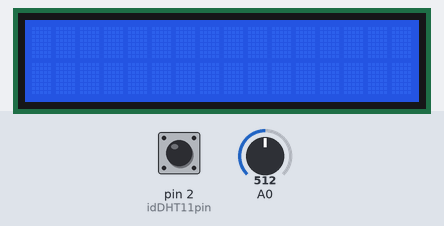
The sketch below on a simulated Arduino Uno, built with avr-gcc and run on an emulated ATmega328P. On the bench: 16×2 character LCD. Inputs (shaded band) come from the test bench; at power-on: pin 2 (idDHT11pin) HIGH, A0 = 512. The local clock reads 2024-03-15 10:24:30 at power-on unless the sketch sets it; what the sketch prints to the serial monitor is not drawn.

Above: at 1.2 s.
1.3 s: pin 2 (idDHT11pin) pulsed LOW 2 times (0.12 s each, 0.3 s apart)
At 2.7 s:
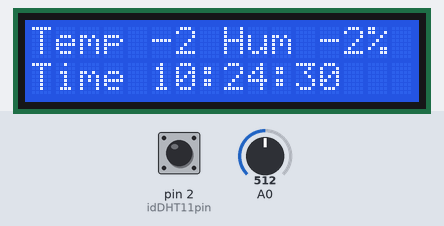
3.4 s: pin 2 (idDHT11pin) driven LOW
At 4.1 s:
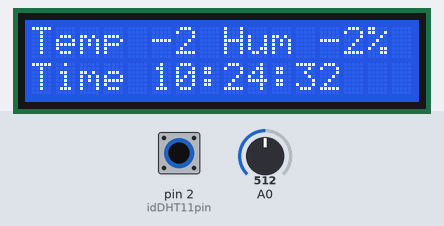
Timing chart, 0 to 6.4 s (numbered marks = the images above; inputs shaded):
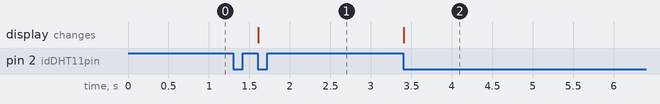

Measured:
- after the input at 1.3 s, the display: changes after 0.31 s (image 1)
- after the input at 3.4 s, the display: changes at once (image 2)

The sketch:

TermometroDigital.ino
```cpp
#include <idDHT11.h>
#include <LiquidCrystal.h>
#include <Wire.h>
#include <RTClib.h>

LiquidCrystal lcd(8, 9, 4, 5, 6, 7);
int idDHT11pin = 2;
int idDHT11intNumber = 0;
int option = 0, mensaje = 0;
RTC_DS1307 rtc;

void dht11_wrapper();
idDHT11 DHT11(idDHT11pin,idDHT11intNumber,dht11_wrapper);

void setup() {
  Wire.begin();
  lcd.begin(16, 2);
  rtc.begin();
  //rtc.adjust(DateTime(__DATE__,__TIME__));
  Serial.begin(9600);
}
void dht11_wrapper() {
  DHT11.isrCallback();
}
void loop() {
  DHT11.acquire();
  DateTime now = rtc.now();

  while (DHT11.acquiring());

  lcd.clear();
  lcd.setCursor(0, 0);
  lcd.print("Temp");
  lcd.setCursor(5, 0);
  lcd.print(DHT11.getCelsius(), 0);
  Serial.print("Temp:");
  Serial.println(DHT11.getCelsius(), 0);
  lcd.setCursor(8, 0);
  lcd.print("Hum");
  lcd.setCursor(12,0);
  lcd.print(DHT11.getHumidity(), 0);
  lcd.setCursor(14,0);
  lcd.print("%");

  if (analogRead(A0) >= 630 && analogRead(A0) <= 650) {
    lcd.clear();
    if (mensaje == 0) {
      mensaje = 1;
    }
    else {
      mensaje = 0;
    }
  }
  else if ( analogRead(A0) >= 245 && analogRead(A0) <= 365 ){
    if (option == 0) {
      option = 1;
    }
    else {
      option = 0;
    }
  }

  if ( option == 0 ) {
    lcd.setCursor(0,1);
    lcd.print("Time");
    lcd.setCursor(5,1);
    lcd.print(now.hour(), DEC);
    lcd.print(":");
    lcd.print(now.minute(), DEC);
    lcd.print(":");
    lcd.print(now.second(), DEC);
  }
  else {
    lcd.setCursor(0,1);
    lcd.print("Date");
    lcd.setCursor(5,1);
    lcd.print(now.day(), DEC);
    lcd.print("/");
    lcd.print(now.month(), DEC);
    lcd.print("/");
    lcd.print(now.year(), DEC);
  }

  if (mensaje == 1) {
    lcd.clear();
    lcd.setCursor(0,0);
    lcd.print("TE AMO CINDY");
  }

  if (now.minute() == 0) {
    alarma();
  }
  delay(500);
}


void alarma(){
  tone(3, 50, 20);
}
```
